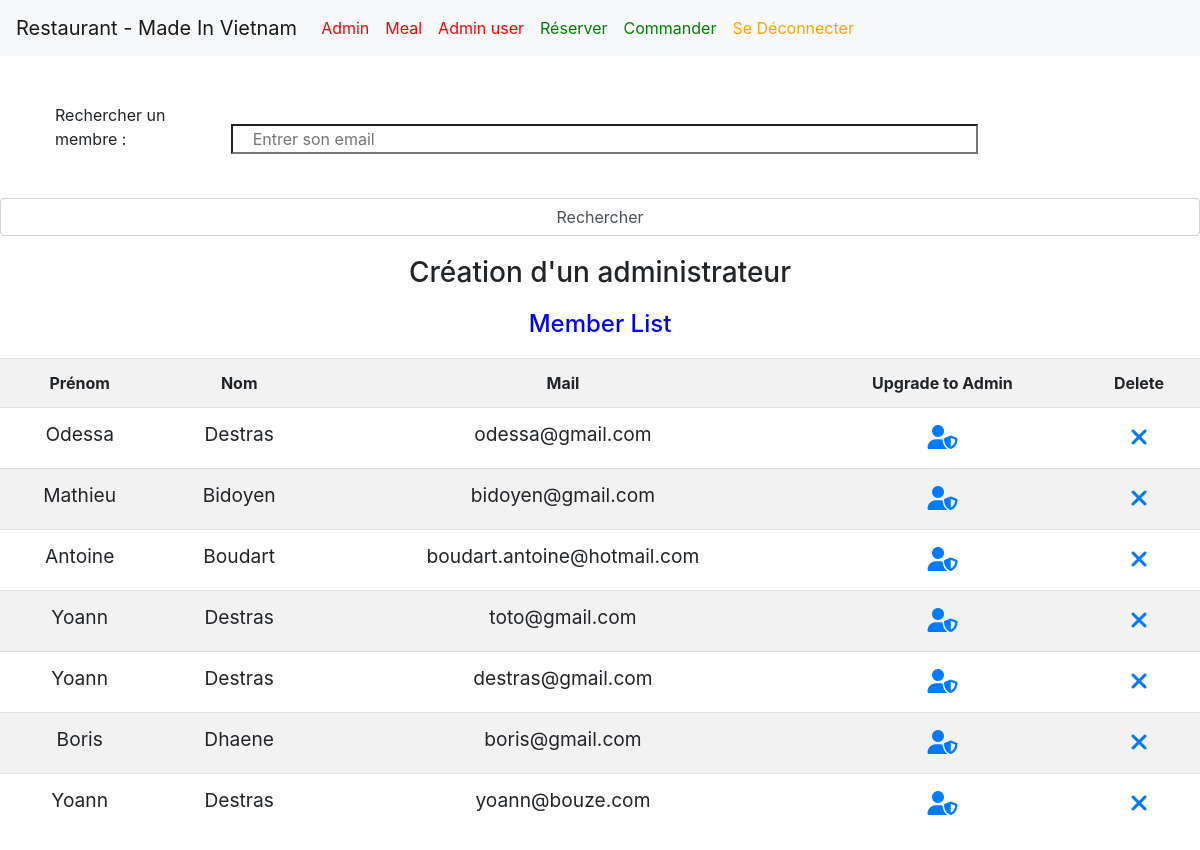
/admin_account.php (signed in), run on the app's committed database.
### tables this page shows
CREATE TABLE `client` (
  `client_Id_Client` int(11) NOT NULL,
  `client_admin` int(11) DEFAULT '0',
  `client_Nom` text NOT NULL,
  `client_Prenom` text NOT NULL,
  `client_Date` date NOT NULL,
  `client_Adresse` varchar(255) NOT NULL,
  `client_Ville` text NOT NULL,
  `client_Code_Postal` int(255) NOT NULL,
  `client_Pays` text NOT NULL,
  `client_Telephone` varchar(255) NOT NULL,
  `client_Email` varchar(255) NOT NULL,
  `client_Mot_de_passe` varchar(255) NOT NULL
);

### admin_account.php (the view, shortened to what this page needs)
<?php
    $pdo = new PDO('mysql:host=localhost;dbname=ecommerce;port=3306', 'root', 'root');
    $pdo->exec('SET NAMES UTF8');
    $searchbar = $pdo->prepare
    (
        'SELECT * FROM client WHERE client_admin NOT IN (1) ORDER BY client_Id_Client DESC'
    );
    $searchbar->execute();
?>
<!DOCTYPE html>
<html lang="fr">
<head>
        <link rel="stylesheet" href="css/normalize.css">
        <link rel="stylesheet" href="css/style.css">
		<link rel="stylesheet" href="https://stackpath.bootstrapcdn.com/bootstrap/4.4.1/css/bootstrap.min.css">
</head>
<body>
	<header>
	</header>
  	<main>
        <form method="GET">
            <div style="margin: 40px;" class="form-group">
                <label class="col-sm-2 col-form-label" for="s">Rechercher un membre :</label>
                <input type="search" class="col-sm-8" name="s" placeholder=" Entrer son email" autocomplete="off" required>
            </div>
            <input type="submit" class="form-control" name="envoyer" value="Rechercher"> </input>
        </form>
        <table class="table table-bordred table-striped" >
        <h3 style="text-align:center; margin:20px" >Création d'un administrateur</h3>
        <h4 style="text-align:center; margin:20px; color: blue" >Member List</h4>
            <tr style="text-align: center" >
                <th>Prénom</th>
                <th>Nom</th>
                <th>Mail</th>
                <th>Upgrade to Admin</th>
                <th>Delete</th>
            </tr>
        <?php
            if($searchbar->rowCount() > 0)
            {
                while($client = $searchbar->fetch())
                {
                    echo
                    '<tr>
                    <td  style="text-align: center; font-size: 1.2em;">'.$client['client_Prenom'].'</td>
                    <td  style="text-align: center; font-size: 1.2em;">'.$client['client_Nom'].'</td>
                    <td  style="text-align: center; font-size: 1.2em;">'.$client['client_Email'].'</td>
                    <td  style="text-align: center; font-size: 1.5em;" ><a href= update_membre.php?client_Id_Client='.$client['client_Id_Client'].'><i class="fas fa-user-shield"></i></a></td>
                    <td  style="text-align: center; font-size: 1.5em;" ><a href= delet_membre.php?client_Id_Client='.$client['client_Id_Client'].'><i class="fas fa-times"></i></a></td>
                    </tr>';
                }
            }
        ?>
        </table>
    </main>
</body>
</html>

### data on the page
client: client_Prenom "Odessa", client_Nom "Destras", client_Email "odessa@gmail.com"
client: client_Prenom "Mathieu", client_Nom "Bidoyen", client_Email "bidoyen@gmail.com"
client: client_Prenom "Antoine", client_Nom "Boudart", client_Email "boudart.antoine@hotmail.com"
client: client_Prenom "Yoann", client_Nom "Destras", client_Email "toto@gmail.com"
client: client_Prenom "Yoann", client_Nom "Destras", client_Email "destras@gmail.com"
client: client_Prenom "Boris", client_Nom "Dhaene", client_Email "boris@gmail.com"
client: client_Prenom "Yoann", client_Nom "Destras", client_Email "yoann@bouze.com"
